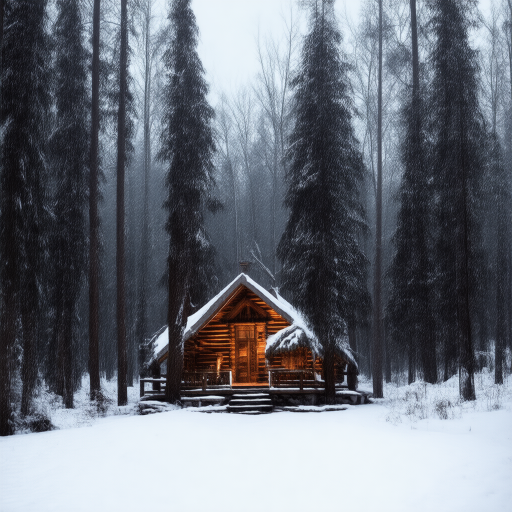
#> input picture scripts/img_example/img_000.png, 1024 x 1024 px, found by its file name (shown at 1/2 size)
$ python img2pdf.py
#> lines starting #> are read from the running program, lines starting #| are printed output that depends on the picture
#!/usr/bin/env python3
# -*- coding: utf-8 -*-
"""
make_grid_2x2_no_crop.py

把 4 张图片按 2 列 x 2 排紧密拼接到一页 PDF，优先不裁剪、不拉伸：
- 若 4 张图尺寸相同（如 512x512），MODE="auto" 会直接按原像素拼接（无缩放/裁剪/留白）。
- 否则可以选择 "cover"（裁剪填满）、"stretch"（拉伸到单元格）、"contain-pad"（等比缩放并填充背景）。

修改 IMAGE_PATHS 列表和 MODE 后运行。
依赖: pip install pillow
"""

from pathlib import Path
from PIL import Image, ImageOps
import sys

# ----------------- 在这里直接编辑你的 4 张图片路径 -----------------
IMAGE_PATHS = [
    "/mnt/data6t/yyz/flow_grpo/flow_base/outputs/ablation/wo_OP_RR/imgs/a_photo_of_a_truck_seed42_g3.0_s30/img_000.png",
    "/mnt/data6t/yyz/flow_grpo/flow_base/outputs/ablation/wo_OP_RR/imgs/a_photo_of_a_truck_seed42_g3.0_s30/img_007.png",
    "/mnt/data6t/yyz/flow_grpo/flow_base/outputs/ablation/wo_OP_RR/imgs/a_photo_of_a_truck_seed42_g3.0_s30/img_010.png",
    "/mnt/data6t/yyz/flow_grpo/flow_base/outputs/ablation/wo_OP_RR/imgs/a_photo_of_a_truck_seed42_g3.0_s30/img_016.png",
]
# -----------------------------------------------------------------
# /mnt/data6t/yyz/flow_grpo/flow_base/outputs/dpp_dining_table/imgs/a_dining_table_seed1111_g3.0_s30/01.png
# /mnt/data6t/yyz/flow_grpo/flow_base/outputs/dpp_dining_table/imgs/a_dining_table_seed1111_g3.0_s30/08.png
OUT_PDF = "results/ablation/wo_OP_RR.pdf"

# MODE: "auto" / "cover" / "stretch" / "contain-pad"
MODE = "auto"
BG_COLOR = (255, 255, 255)

# Grid
COLS = 2
ROWS = 2
DPI = 300
A4_MM = (210, 297)
A4_PAGE_W = int(A4_MM[0] / 25.4 * DPI)
A4_PAGE_H = int(A4_MM[1] / 25.4 * DPI)


def load_images(paths):
    imgs = []
    sizes = []
    for p in paths:
        p = Path(p)
        if not p.exists():
            raise FileNotFoundError(f"图片不存在: {p}")
        im = Image.open(p)
#> im is the input picture: PIL image 1024x1024 RGB; mean R, G, B 109.4, 114.2, 123.1
        if im.mode != "RGB":
            im = im.convert("RGB")
        imgs.append(im)
        sizes.append(im.size)
    return imgs, sizes


def all_sizes_equal(sizes):
    return all(s == sizes[0] for s in sizes)


def make_2x2_tiled_pdf(image_paths, out_pdf, mode="auto", dpi=DPI, bg=(255, 255, 255)):
    imgs, sizes = load_images(image_paths)

    # 补足或截取到 4 张
    if len(imgs) < 4:
        while len(imgs) < 4:
            imgs.append(Image.new("RGB", (100, 100), bg))
            sizes.append((100, 100))
    elif len(imgs) > 4:
        imgs = imgs[:4]
        sizes = sizes[:4]

    # 若尺寸一致且 mode 是 auto -> 原像素拼接
    if mode == "auto" and all_sizes_equal(sizes):
        single_w, single_h = sizes[0]
        page_w = single_w * COLS
        page_h = single_h * ROWS
        page = Image.new("RGB", (page_w, page_h), bg)
        for idx, im in enumerate(imgs):
            r = idx // COLS
            c = idx % COLS
            x0 = c * single_w
            y0 = r * single_h
            page.paste(im, (x0, y0))
        out_pdf = Path(out_pdf)
        out_pdf.parent.mkdir(parents=True, exist_ok=True)
        page.save(out_pdf, "PDF", resolution=dpi)
        print(
            f"[OK] Saved exact-pixel tiled PDF: {out_pdf} (page {page_w}x{page_h} px)")
        return

    # 否则按 A4 页来分配单元格
    cell_w = A4_PAGE_W // COLS
    cell_h = A4_PAGE_H // ROWS
    page_w, page_h = A4_PAGE_W, A4_PAGE_H

    processed = []
    for im in imgs:
        if mode == "stretch":
            proc = im.resize((cell_w, cell_h), Image.LANCZOS)
        elif mode == "contain-pad":
            iw, ih = im.size
            scale = min(cell_w / iw, cell_h / ih)
            new_w = max(1, int(iw * scale))
            new_h = max(1, int(ih * scale))
            resized = im.resize((new_w, new_h), Image.LANCZOS)
            canvas = Image.new("RGB", (cell_w, cell_h), bg)
            left = (cell_w - new_w) // 2
            top = (cell_h - new_h) // 2
            canvas.paste(resized, (left, top))
            proc = canvas
        else:
            proc = ImageOps.fit(im, (cell_w, cell_h),
                                method=Image.LANCZOS, centering=(0.5, 0.5))
        processed.append(proc)
#> this loop made 4 passes
#> pass 1, in make_2x2_tiled_pdf, `proc = ImageOps.fit(im, (cell_w, cell_h), method=Image.LANCZOS, center..`:
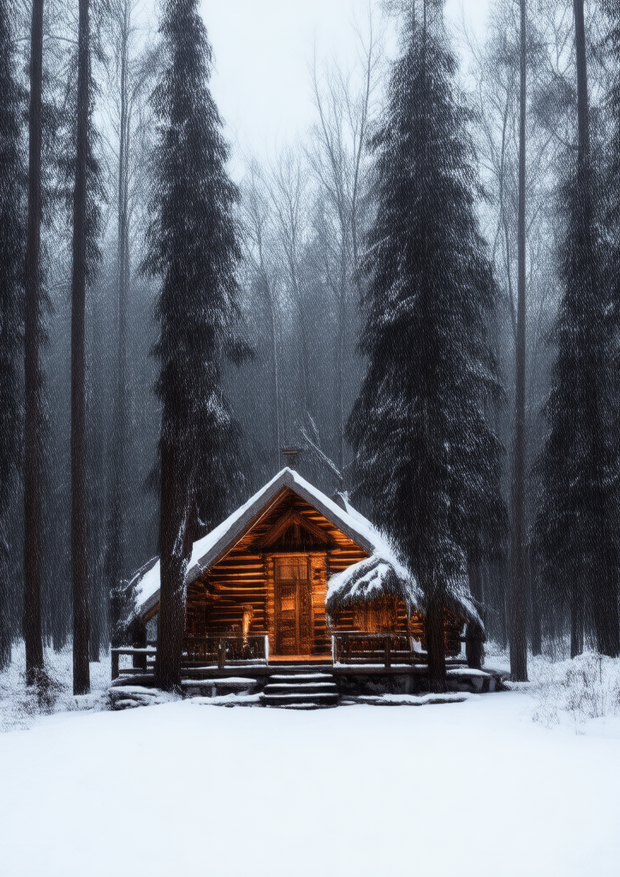
#> proc: PIL image 1240x1753 RGB (shown at 1/2 size); mean R, G, B 119, 123.8, 132.5
#> pass 2, in make_2x2_tiled_pdf, `proc = ImageOps.fit(im, (cell_w, cell_h), method=Image.LANCZOS, center..`:
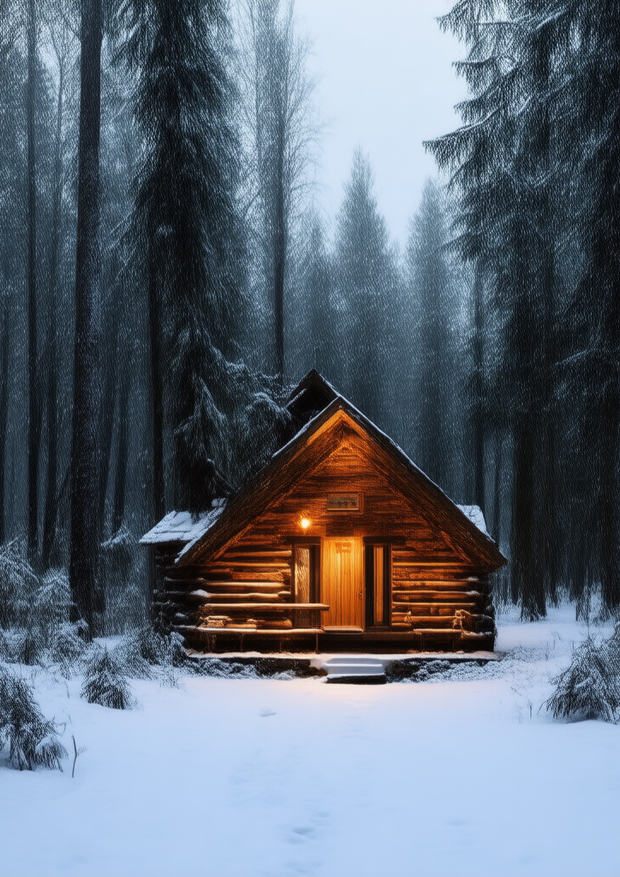
#> proc: PIL image 1240x1753 RGB (shown at 1/2 size); mean R, G, B 98.2, 108.2, 120.8
#> pass 3, in make_2x2_tiled_pdf, `proc = ImageOps.fit(im, (cell_w, cell_h), method=Image.LANCZOS, center..`:
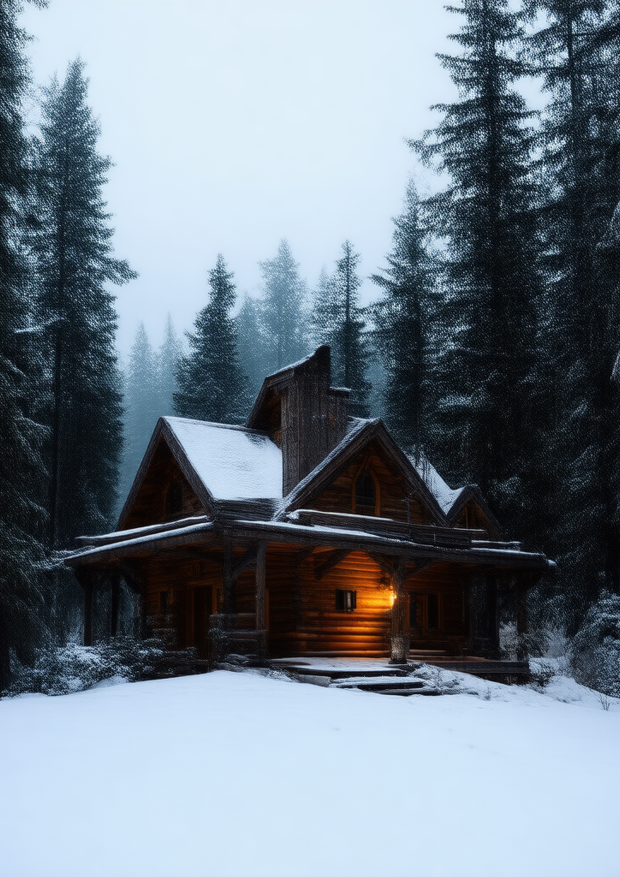
#> proc: PIL image 1240x1753 RGB (shown at 1/2 size); mean R, G, B 114.7, 127.9, 139.7

    page = Image.new("RGB", (page_w, page_h), bg)
#> page: PIL image 2480x3507 RGB; every value is 255
    for idx, im in enumerate(processed[:4]):
        r = idx // COLS
        c = idx % COLS
        x0 = c * cell_w
        y0 = r * cell_h
        page.paste(im, (x0, y0))
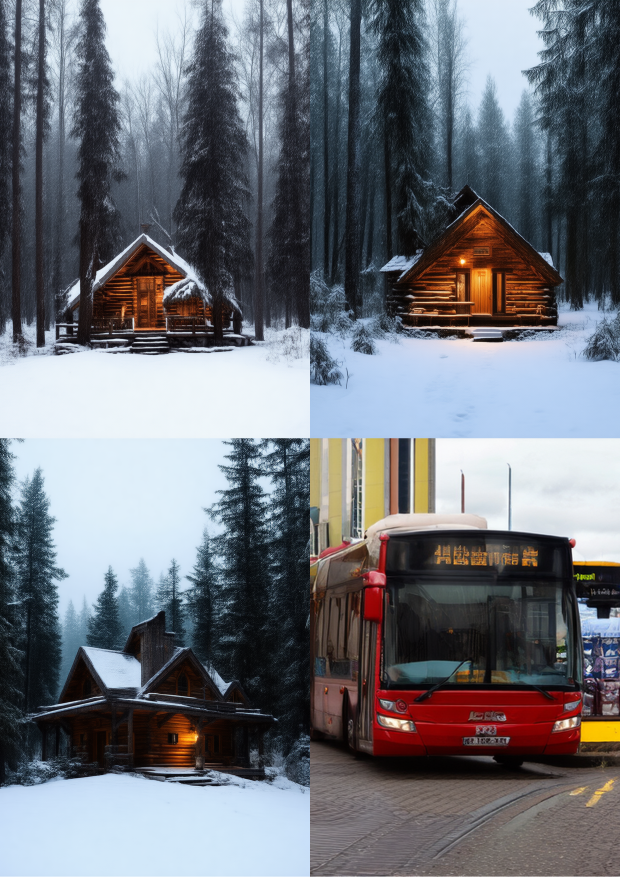
#> page: PIL image 2480x3507 RGB (shown at 1/4 size); mean R, G, B 110.8, 114, 121.3

    out_pdf = Path(out_pdf)
    out_pdf.parent.mkdir(parents=True, exist_ok=True)
    page.save(out_pdf, "PDF", resolution=dpi)
    print(
        f"[OK] Saved tiled PDF: {out_pdf} (page {page_w}x{page_h} px, mode={mode})")


if __name__ == "__main__":
    if not isinstance(IMAGE_PATHS, (list, tuple)):
        print("请将 IMAGE_PATHS 设为包含图片路径的列表。")
        sys.exit(2)

    if len(IMAGE_PATHS) < 4:
        print(
            f"WARNING: IMAGE_PATHS 长度为 {len(IMAGE_PATHS)} (<4)。脚本会用占位图补足到 4 张。")
    elif len(IMAGE_PATHS) > 4:
        print(f"WARNING: IMAGE_PATHS 长度为 {len(IMAGE_PATHS)} (>4)。脚本将只使用前 4 张。")

    try:
        make_2x2_tiled_pdf(IMAGE_PATHS, OUT_PDF,
                           mode=MODE, dpi=DPI, bg=BG_COLOR)
    except Exception as e:
        print("错误：", e)
        raise

# [154 lines of commented-out code are left out]
